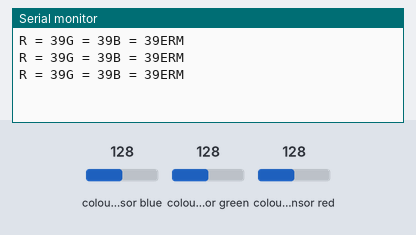
Recording of a sketch running on a simulated Arduino Uno, built with avr-gcc and run on an emulated ATmega328P. Shown: the last lines printed to the serial monitor. Wiring (inferred from the names in the program): TCS3200 colour sensor: output pin 8; S2 pin 6; S3 pin 7; S0 pin 4; S1 pin 5. Inputs (shaded band) come from the test bench; at power-on: colour sensor blue 128, colour sensor green 128, colour sensor red 128.

Above: at 1.2 s.
1.3 s: colour sensor blue set to 191
At 1.9 s:
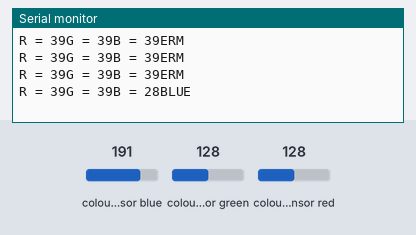
3.5 s: colour sensor green set to 250
At 3.9 s:
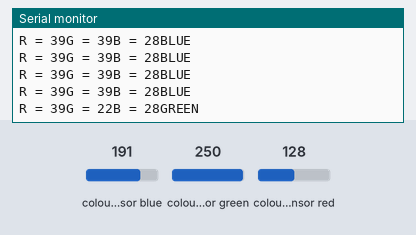
5.5 s: colour sensor red set to 5
At 5.9 s:
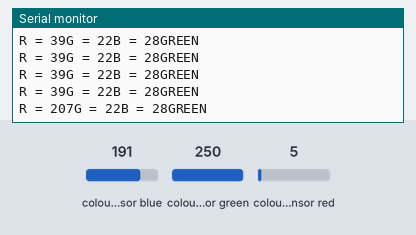

Measured:
- after the input at 1.3 s, the serial monitor: prints a new line after 0.20 s (image 1)
- after the input at 3.5 s, the serial monitor: prints a new line at once (image 2)
- after the input at 5.5 s, the serial monitor: prints a new line at once (image 3)

The sketch:

ColorSensor.ino
```cpp
   //////////////////////////////////////////////
  //       Arduino Color Sensor Tutorial      //
 //          with ST7735 TFT LCD             //
//           http://www.educ8s.tv           //
/////////////////////////////////////////////


int S0 = 4;
int S1 = 5;
int S2 = 6;
int S3 = 7;
int sensorOut = 8;


int red = 0;
int green = 0;
int blue = 0;

void setup() {
  pinMode(S0, OUTPUT);
  pinMode(S1, OUTPUT);
  pinMode(S2, OUTPUT);
  pinMode(S3, OUTPUT);
  pinMode(sensorOut, INPUT);


  digitalWrite(S0, HIGH);
  digitalWrite(S1, LOW);

  Serial.begin(9600);
}

void loop() {
  digitalWrite(S2, LOW);
  digitalWrite(S3, LOW);
  red = pulseIn(sensorOut, LOW);

  digitalWrite(S2, HIGH);
  digitalWrite(S3, HIGH);
  green = pulseIn(sensorOut, LOW);

  digitalWrite(S2, LOW);
  digitalWrite(S3, HIGH);
  blue = pulseIn(sensorOut, LOW);

  Serial.print("R = ");
  Serial.print(red);
  Serial.print("G = ");
  Serial.print(green);
  Serial.print("B = ");
  Serial.print(blue);

  if (red < green && red < blue) {
    Serial.println("REEEEEEEEEEED");
  }
  else if (green < red && green < blue) {
    Serial.println("GREEN");
  }else if (blue < green && blue < red) {
    Serial.println("BLUE");
  }

  else {
    Serial.println("ERM");
  }

  delay(500);

}
```
